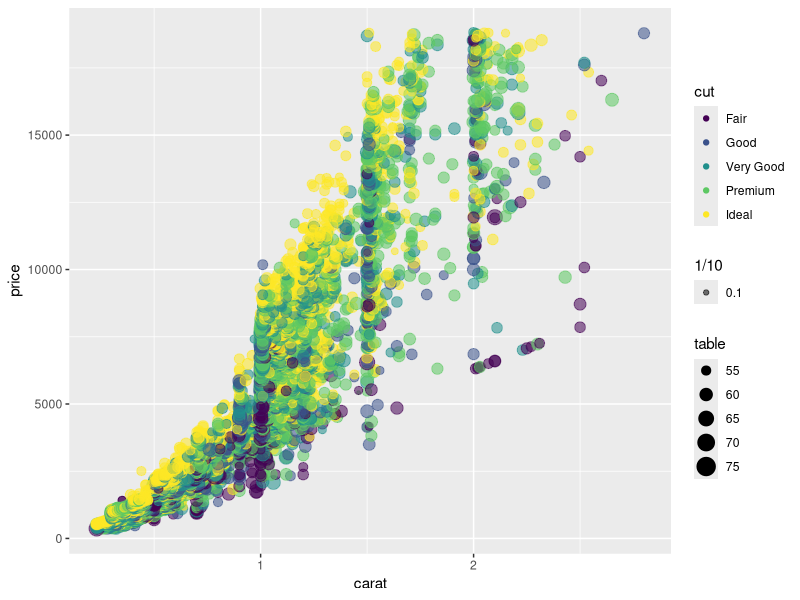

Generate this figure with R:
install.packages("tidyverse")

library(tidyverse)


diamonds2 <- diamonds %>% 
  filter(color == "G" & depth > 60) %>% 
  group_by(clarity) %>% 
  arrange(clarity) %>% 
  mutate(av_carat = mean(carat))

ggplot(diamonds2, aes(carat, price)) +
  geom_point(aes(colour=cut, size=table, alpha=1/10)) 